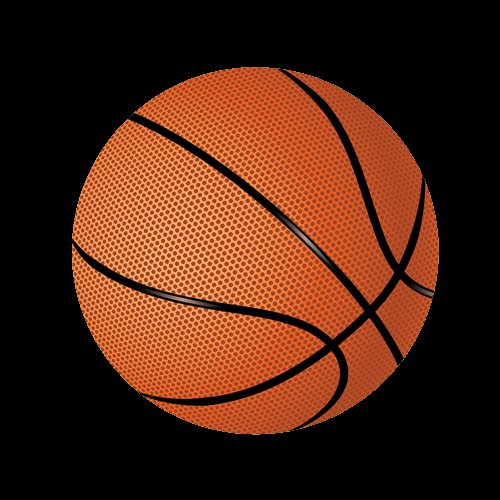
#> input picture Lab 2/imgs/ball.png, 500 x 500 px, found by its file name
$ jupyter execute --allow-errors modificare_le_immagini.ipynb   (shell and % lines are left out)
#> lines starting #> are read from the running program, lines starting #| are printed output that depends on the picture
# Fondamenti di elaborazione immagini

## Effettuiamo l'import delle librerie utilizzate nell'esercitazione.

[cell 1]
import cv2
import numpy as np
import matplotlib as mapli
import matplotlib.pyplot as plt
from mpl_toolkits.axes_grid1 import ImageGrid

Di seguito i riferimenti alle pagine di documentazione, sempre utiliti:

* Rif: [numpy](https://numpy.org/doc/stable/)
* Rif: [opencv](https://docs.opencv.org/)
* Rif: [matplotlib](https://matplotlib.org/stable/index.html)

Aggiungiamo alcune funzioni di utilita' per semplificare la scrittura del codice.

[cell 2]
def rgb(image : np.array) -> np.array:
    return cv2.cvtColor(image, cv2.COLOR_BGR2RGB)

def gray(image : np.array) -> np.array:
    return cv2.cvtColor(image, cv2.COLOR_BGR2GRAY)

def grid(images : list[np.array], rows : int, cols : int, size : int, colors : list[str] = None) -> None:
    fig = plt.figure(figsize=(size,size))
    grid = ImageGrid(fig, 111, nrows_ncols=(rows, cols), axes_pad=0.1)

    if colors is not None:
        counter = 0
        for ax, im in zip(grid, images):
            ax.imshow(im, cmap=colors[counter])
            counter = (counter + 1) % len(colors)
        plt.show()
    else:
        for ax, im in zip(grid, images):
            ax.imshow(im)
        plt.show()

## _Modificare contrasto e luminosita' in un'immagine e' una fra le operazioni piu' utili quando si vuole dare variabilita' ad un set di dati o si vogliono effettuare correzioni post acquisizione dati._

In questo caso si vanno a modificare i valori di ogni pixel secondo la seguente formula: $valore(pixel_{corrente}) = {\alpha}*valore(pixel_{precedente}) + {\beta}$

Possiamo agire direttamente sui valori della matrice, con _numpy_, o utilizzare _opencv_. Seguiamo questa strada:

[cell 3]
img = cv2.imread('./imgs/kitten.png', cv2.IMREAD_COLOR)

Modifichiamo quindi l'immagine caricata per renderla piu' chiara e piu' scura.

[cell 4]
lighter_img = cv2.convertScaleAbs(img, alpha=2, beta=0)     # schiarisco l'immagine.
darker_img = cv2.convertScaleAbs(img, alpha=0.5, beta=100)  # scurisco l'immagine.

#> (the rest of this cell did not finish here and is left out)

Con il metodo _convertScaleAbs_ di _opencv_ e' possibile:

1. Moltiplicare i valori di una matrice per un fattore correttivo.
2. Aggiungere una costante.
3. Prendere il valore assoluto.
4. Saturare il risultato fra 0 e 255.

Tramite queste operazioni e, scegliendo i fattori correttivi adatti, e' possibile ottenere quanto desiderato a livello di contrasto e luminosita'.

* Rif: [convertScaleAbs](https://docs.opencv.org/4.x/d2/de8/group__core__array.html#ga3460e9c9f37b563ab9dd550c4d8c4e7d)

Proviamo ad applicare le stesse modifiche con _numpy_. Per farlo ci sono molti modi; di seguito uno che sfrutta il metodo _vectorize_ di _numpy_ e, successivamente, uno che sfrutta il metodo _map_ di **python**.

Per prima cosa definiamo la funzione di modifica.

[cell 5]
def change_brightness_contrast(v, alpha, beta):
    v = abs(v * alpha + beta)
    return 0 if v < 0 else 255 if v > 255 else v

Con il metodo _vectorize_ trasformiamo la funzione in modo tale da permetterle di accettare un array _numpy_ e applicare, per ognuno dei suoi elementi, la funzione stessa.

* Rif: [vectorize](https://numpy.org/doc/stable/reference/generated/numpy.vectorize.html)

[cell 6]
alpha, beta = 2, 0
change_bc_function = np.vectorize(change_brightness_contrast)   # trasformo la funzione.
#> (the rest of this cell did not finish here and is left out)

Utilizzando puro **python** e il metodo _map_, facciamo l'altra modifica.

[cell 7]
alpha, beta = 0.5, 100
#> (the rest of this cell did not finish here and is left out)

#> (a cell that did not finish here is left out)

## _Spesso nei dataset ci si interfaccia con oggetti di interesse che, al modificare di rotazione e scala, mantengono il loro contenuto informativo. Per questo motivo aggiungere variabilita' a questi fattori contribuisce positivamente all'addestramento di modelli di rete._

Per farlo, possiamo sfruttare nuovamente _opencv_.

[cell 9]
img = cv2.imread('./imgs/ball.png', cv2.IMREAD_COLOR)
#> img is the input picture: shape (500, 500, 3); mean B, G, R 18.7, 36.6, 76
rows, cols = img.shape[0], img.shape[1]
#> rows = 500; cols = 500

[cell 10]
image_center = (cols / 2, rows / 2) # punto di rotazione al centro immagine.
#> image_center = (250, 250)
custom_rotation_angle = 32.0        # angolo di rotazione personalizzato.
scale = 1.0                         # fattore di scala applicabile all'immagine.

[cell 11]
transformation_matrix = cv2.getRotationMatrix2D(image_center,               # costruisco una matrice di rotazione da applicare all'immagine.
                                                custom_rotation_angle,
                                                scale)

rotated_img_1 = cv2.warpAffine(img, transformation_matrix, (cols, rows))    # applico la rotazione all'immagine
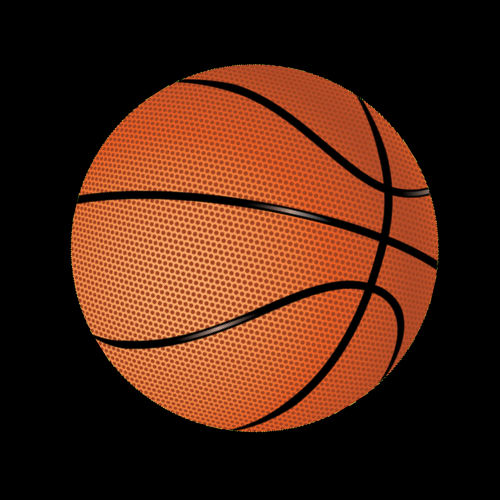
#> rotated_img_1: shape (500, 500, 3); mean B, G, R 18.8, 36.6, 76

E' possibile ruotare di un angolo custom tramile la funzione _getRotationMatrix2D_, passando un angolo in gradi e il fulcro della rotazione. Il fattore di scala permette di applicare anche una trasformazione alla dimensione ma, per il momento, possiamo trascurarla. Per applicare effettivamente la trasformazione, si utilizza la funzione _warpAffine_ che riassegna nuove coordinate ad ogni pixel applicando la matrice precedentemente calcolata.

* Rif: [getRotationMatrix2D](https://docs.opencv.org/4.x/da/d54/group__imgproc__transform.html#gafbbc470ce83812914a70abfb604f4326)
* Rif: [warpAffine](https://docs.opencv.org/4.x/da/d54/group__imgproc__transform.html#ga0203d9ee5fcd28d40dbc4a1ea4451983)

[cell 12]
rotated_img_2 = cv2.rotate(img, cv2.ROTATE_90_CLOCKWISE)    # applico una rotazione standard.
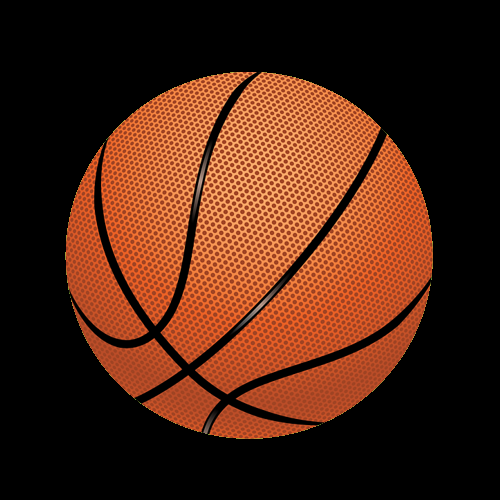
#> rotated_img_2: shape (500, 500, 3); mean B, G, R 18.7, 36.6, 76

E' possibile anche applicare rotazioni standard con la funzione _rotate_ e indicando, con un apposito flag, se ruotare di 90, -90 o 180 gradi.

* Rif: [rotate](https://docs.opencv.org/4.7.0/d2/de8/group__core__array.html#ga4ad01c0978b0ce64baa246811deeac24)
* Rif: [RotateFlags](https://docs.opencv.org/4.7.0/d2/de8/group__core__array.html#ga6f45d55c0b1cc9d97f5353a7c8a7aac2)

[cell 13]
grid([rgb(img), rgb(rotated_img_1), rgb(rotated_img_2)], 1, 3, 20)
#> the loop in grid, `for ax, im in zip(grid, images):` made 3 passes

## _La scala dell'immagine e' allo stesso modo modificabile._

Possiamo sfruttare il metodo _resize_ di _opencv_ indicando una dimensione di destinazione specifica o un fattore di scala per larghezza e altezza.

* Rif: [resize](https://docs.opencv.org/4.7.0/da/d54/group__imgproc__transform.html#ga47a974309e9102f5f08231edc7e7529d)

[cell 14]
img = cv2.imread('./imgs/kitten.png', cv2.IMREAD_COLOR)

#> (a cell that did not finish here is left out)

## _Quanto detto per la rotazione vale anche per il flip immagine che, nuovamente, puo' essere effettuato tramite opencv._

Il metodo utilizzato e' _flip_ e gli argomenti richiesti sono l'immagine e il tipo di flip:

1. Asse orizzontale: 0
2. Asse verticale: 1
3. Entrambi: -1

* Rif: [flip](https://docs.opencv.org/4.x/d2/de8/group__core__array.html#gaca7be533e3dac7feb70fc60635adf441)

[cell 16]
img = cv2.imread('./imgs/ball.png')
images_to_show = [rgb(img), rgb(cv2.flip(img, 0)), rgb(cv2.flip(img, 1)), rgb(cv2.flip(img, -1))]
#> in rgb (call 7), `return cv2.cvtColor(image, cv2.COLOR_BGR2RGB)`:
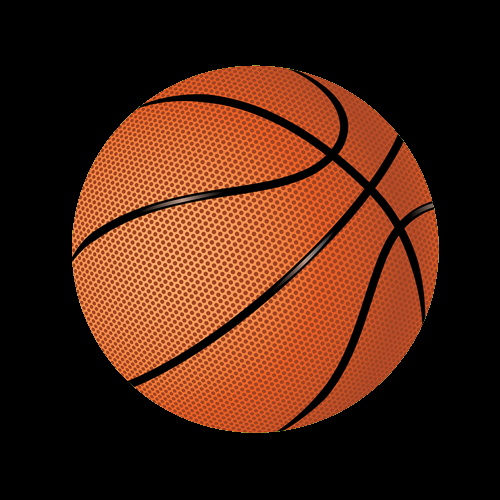
#> returned value: shape (500, 500, 3); mean R, G, B 76, 36.6, 18.7
#> in rgb (call 8), `return cv2.cvtColor(image, cv2.COLOR_BGR2RGB)`:
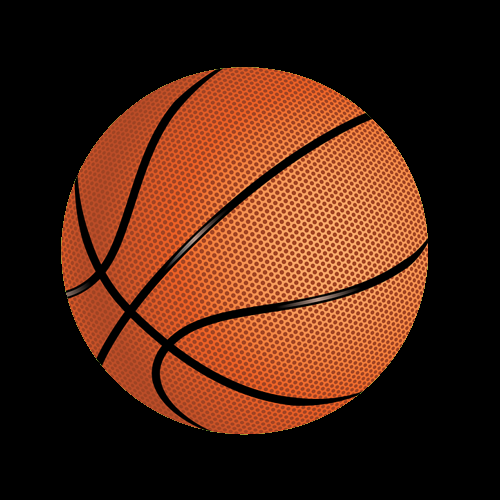
#> returned value: shape (500, 500, 3); mean R, G, B 76, 36.6, 18.7
#> in rgb (call 9), `return cv2.cvtColor(image, cv2.COLOR_BGR2RGB)`:
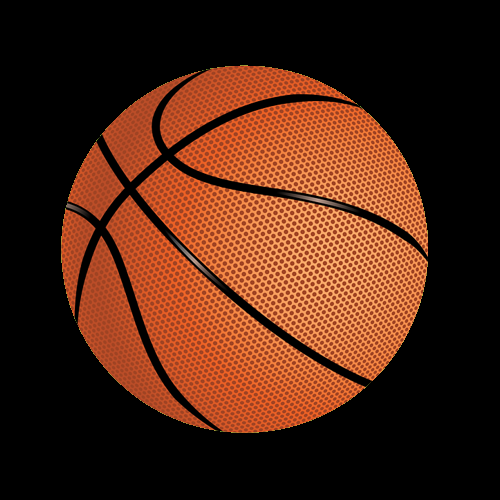
#> returned value: shape (500, 500, 3); mean R, G, B 76, 36.6, 18.7

grid(images_to_show, 1, 4, 20)
#> the loop in grid (call 2), `for ax, im in zip(grid, images):` made 4 passes

## _Un utile modifica alle immagini che ne permette una modifica impercettibile pur mantenendo il contenuto informativo e' la traslazione._

Quando in un dataset immagini ci si trova di fronte ad una classe poco rappresentata, e' possibile applicare spostamenti casuali di un numero contenuto di pixel. Effettuando questa data augmentation, l'immagine rimane sensata ma a tutti gli effetti, per la rete, e' una matrice di numeri totalmente diversa. In _opencv_ e' possibile sfruttare nuovamente la matrice di trasformazione e il metodo _warpAffine_ indicando il numero di pixel di spostamento che si desidera ottenere in x e in y.

[cell 17]
img = cv2.imread('./imgs/ball.png', cv2.IMREAD_COLOR)                      # carico l'immagine.
rows, cols = img.shape[0], img.shape[1]                                     # memorizzo le sue dimensioni.

transformation_matrix = np.float32([[1,0,50],[0,1,25]])                     # eseguo la traslazione in x di 50 pixel.
                                                                            # eseguo la traslazione in y di 25 pixel.

translated_image = cv2.warpAffine(img, transformation_matrix, (cols, rows)) # applico la trasformazione all'immagine.
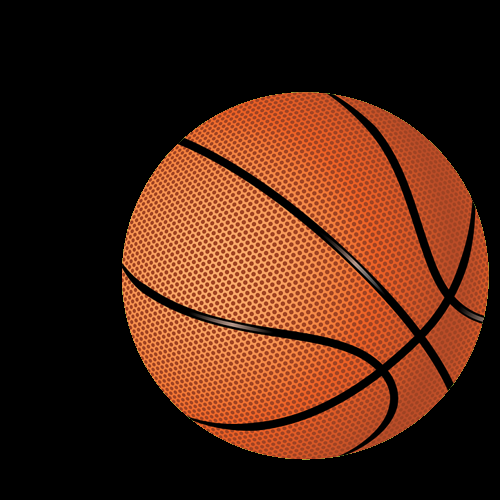
#> translated_image: shape (500, 500, 3); mean B, G, R 18.7, 36.6, 76

grid([rgb(img), rgb(translated_image)], 1, 2, 10)

## _Come visto con gli istogrammi, le immagini possono possedere gruppi di pixel facilmente separabili tramite l'utilizzo di una o piu' soglie secche che ne vanno a distinguere i valori_

Questa operazione si chiama **sogliatura** ed e' una delle operazioni fondamentali, sopratutto quando si vanno ad utilizzare immagini im scala di grigi e maschere. Utilizziamo nuovamente _opencv_ e la funzione _threshold_ per vedere come, al variare delle opzioni, varia il risultato finale. Per farlo, sfruttiamo un'immagine personalizzata dove sono presenti due oggetti distinti con valori di grigio altrettanto distinti.

* Rif: [threshold](https://docs.opencv.org/4.x/d7/d1b/group__imgproc__misc.html#gae8a4a146d1ca78c626a53577199e9c57)

[cell 18]
img = cv2.imread('./imgs/thresholds/levels.png')
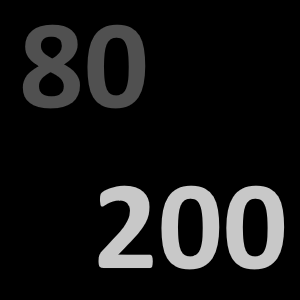
#> input picture Lab 2/imgs/thresholds/levels.png, 300 x 300 px, found by its file name
#> img is the input picture: shape (300, 300, 3); min 0, max 200, mean 23.2
binary_thresholds = [img,
    cv2.threshold(img, 0, 255, cv2.THRESH_BINARY)[1],       # i valori > di 0 diventano 255, gli altri 0
    cv2.threshold(img, 0, 50, cv2.THRESH_BINARY)[1],        # i valori > di 0 diventano 50, gli altri 0
    cv2.threshold(img, 90, 255, cv2.THRESH_BINARY)[1],      # i valori > di 90 diventano 255, gli altri 0
]

grid(binary_thresholds, 1, 4, 20)
#> call 4 of grid, with rows = 1, cols = 4, size = 20
#> the loop in grid (call 4), `for ax, im in zip(grid, images):` made 4 passes
#> in grid (call 4), `plt.show()`:
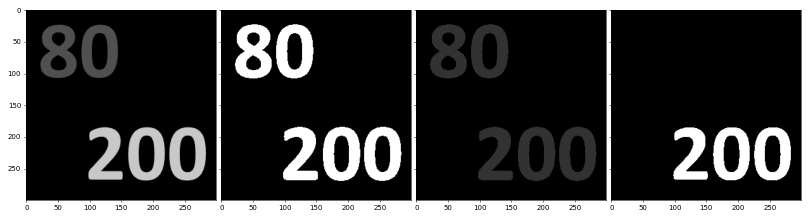
#> figure drawn by matplotlib, 4 panels

La soglia binaria esclude tutti pixel con valore inferiore alla soglia e agli altri assegna invece il valore indicato. Nel precedente esempio siamo riusciti a:

1. Considerare tutti i pixel con valore sopra a 0 e assegnargli 255.
2. Considerare tutti i pixel con valore sopra a 0 e assegnargli 50.
3. Considerare tutti i pixel con valore sopra a 90 e assegnargli 255.

[cell 19]
img = cv2.imread('./imgs/thresholds/levels.png')
inverted_binary_thresholds = [img,
    cv2.threshold(img, 90, 255, cv2.THRESH_BINARY_INV)[1],  # i valori > di 90 diventano 0, gli altri 255
]

grid(inverted_binary_thresholds, 1, 2, 10)
#> the loop in grid (call 5), `for ax, im in zip(grid, images):` made 2 passes
#> in grid (call 5), `plt.show()`:
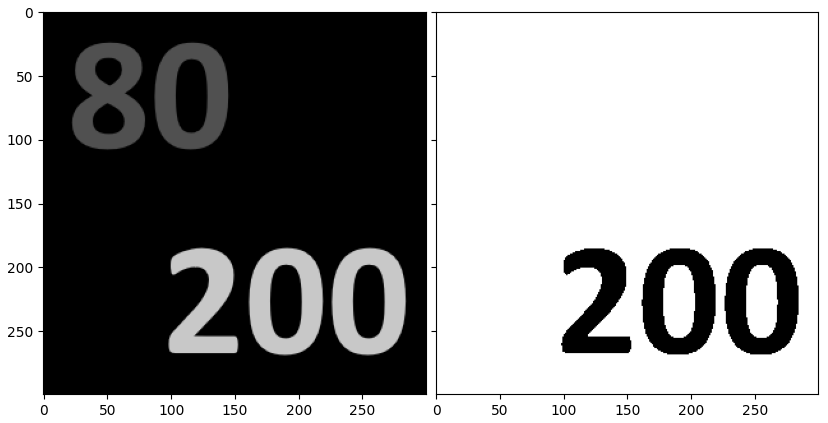
#> figure drawn by matplotlib, 2 panels

La soglia binaria invertita assegna 0 a tutti i pixel che superano la soglia e il valore indicato agli altri. Siamo riusciti infatti a:

1. Azzerare tutti i pixel con valore sopra 90 e dare valore 255 agli altri.

[cell 20]
img = cv2.imread('./imgs/thresholds/levels.png')
truncation_thresholds = [img,
    cv2.threshold(img, 255, 0, cv2.THRESH_TRUNC)[1],         # i valori > di 50 valgono 50, gli altri invariati
]

grid(truncation_thresholds, 1, 2, 10)

[cell 21]
img = cv2.imread('./imgs/thresholds/levels.png')
to_zero_thresholds = [img,
    cv2.threshold(img, 90, 255, cv2.THRESH_TOZERO)[1],      # i valori < 90 valgono 0, gli altri invariati
]

grid(to_zero_thresholds, 1, 2, 10)

Con la soglia a zero, i valori dei pixel si mantengono se sopra soglia altrimenti gli viene assegnato 0. Siamo riusciti quindi a:

1. Azzerare tutti i valori sotto a 90 e mantenere i valori degli altri pixel.

[cell 22]
img = cv2.imread('./imgs/thresholds/levels.png')
to_zero_thresholds = [img,
    cv2.threshold(img, 90, 255, cv2.THRESH_TOZERO_INV)[1],  # i valori > di 90 valgono 0, gli altri invariati
]

grid(to_zero_thresholds, 1, 2, 10)
#> the loop in grid (call 8), `for ax, im in zip(grid, images):` made 2 passes
#> in grid (call 8), `plt.show()`:
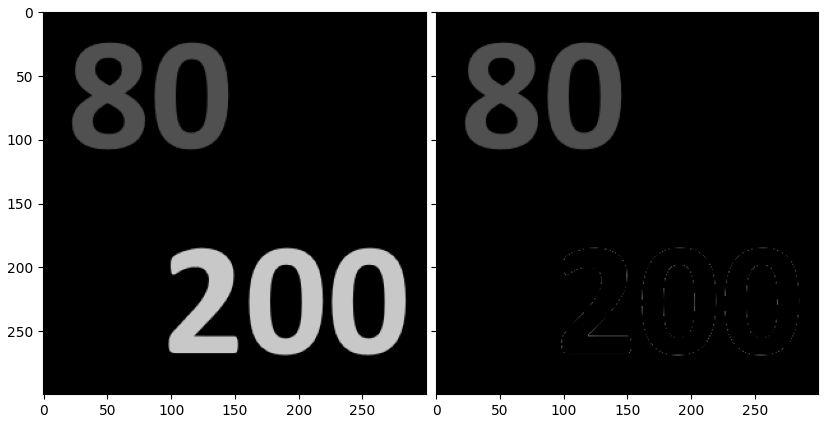
#> figure drawn by matplotlib, 2 panels
